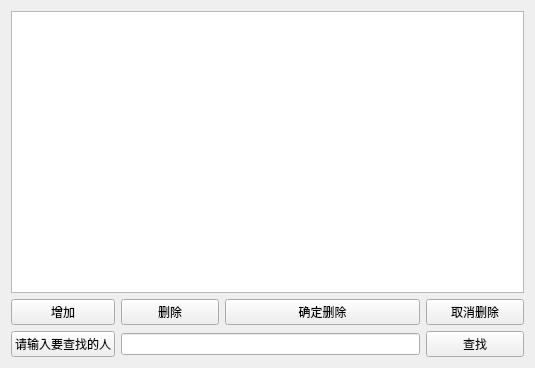
<?xml version="1.0" encoding="UTF-8"?>
<ui version="4.0">
 <class>Widget</class>
 <widget class="QWidget" name="Widget">
  <property name="geometry">
   <rect>
    <x>0</x>
    <y>0</y>
    <width>535</width>
    <height>368</height>
   </rect>
  </property>
  <property name="windowTitle">
   <string>Widget</string>
  </property>
  <layout class="QGridLayout" name="gridLayout">
   <item row="0" column="0" colspan="5">
    <widget class="QTableView" name="tableView"/>
   </item>
   <item row="1" column="0">
    <widget class="QPushButton" name="pushButton">
     <property name="text">
      <string>增加</string>
     </property>
    </widget>
   </item>
   <item row="1" column="1">
    <widget class="QPushButton" name="pushButton_2">
     <property name="text">
      <string>删除</string>
     </property>
    </widget>
   </item>
   <item row="1" column="2" colspan="2">
    <widget class="QPushButton" name="pushButton_3">
     <property name="text">
      <string>确定删除</string>
     </property>
    </widget>
   </item>
   <item row="1" column="4">
    <widget class="QPushButton" name="pushButton_4">
     <property name="text">
      <string>取消删除</string>
     </property>
    </widget>
   </item>
   <item row="2" column="0">
    <widget class="QPushButton" name="pushButton_5">
     <property name="text">
      <string>请输入要查找的人</string>
     </property>
    </widget>
   </item>
   <item row="2" column="4">
    <widget class="QPushButton" name="pushButton_6">
     <property name="text">
      <string>查找</string>
     </property>
    </widget>
   </item>
   <item row="2" column="1" colspan="3">
    <widget class="QLineEdit" name="lineEdit"/>
   </item>
  </layout>
 </widget>
 <layoutdefault spacing="6" margin="11"/>
 <resources/>
 <connections/>
</ui>
